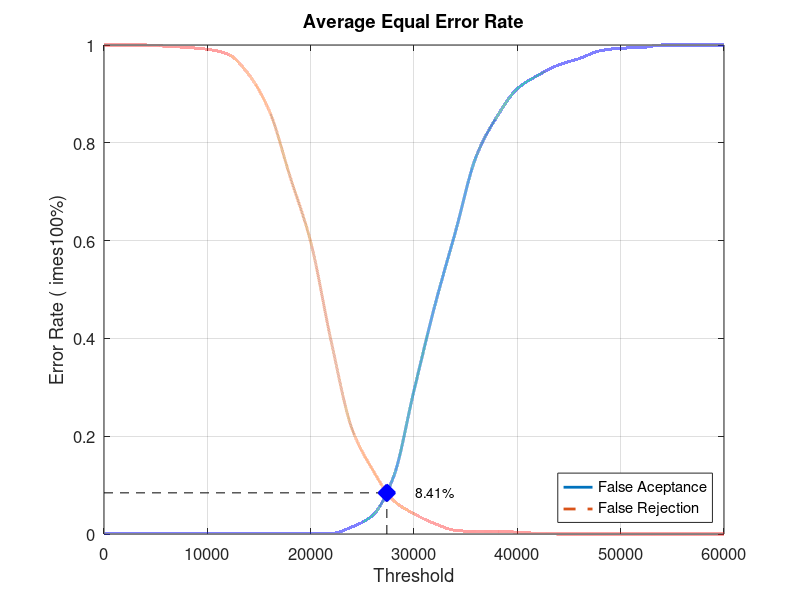
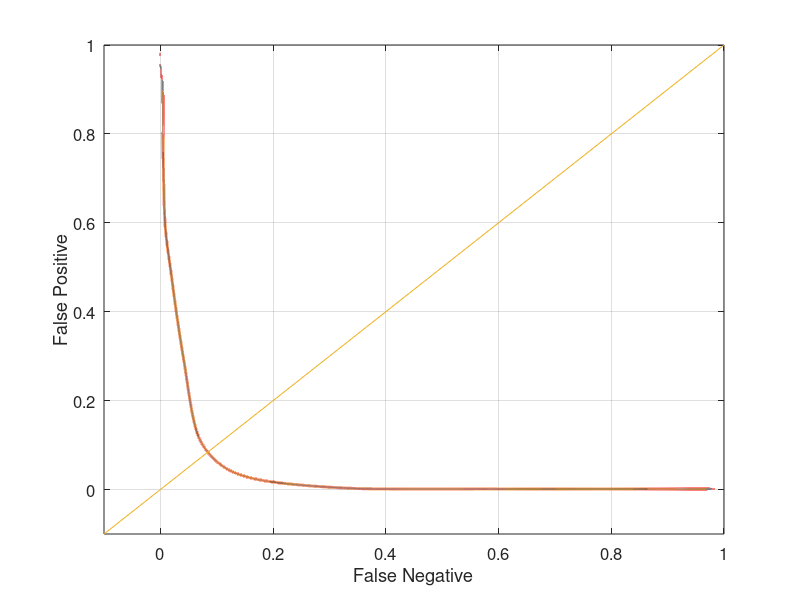

Recreate these plots in MATLAB, in order.
close all;
clear;
clc;
x = 0:2000:60000;
xq = 0:0.5:60000;

y0 = [0 0.00131579 0.00131579 0.00131579 0.00131579 0.00131579 0.00131579 0.00131579 0.00131579 0.00131579 0.00131579 0.00131579 0.0144737 0.0381579 0.115789 0.293421 0.465789 0.617105 0.771053 0.852632 0.910526 0.938158 0.959211 0.972368 0.988158 0.993421 0.994737 1 1 1 1]
yy0 = interp1(x, y0, xq, 'pchip');
y1 = [1 1 1 0.9975 0.995 0.99125 0.98125 0.94 0.865 0.73125 0.5975 0.3925 0.215 0.13125 0.06875 0.04125 0.02125 0.0075 0.005 0.005 0.00375 0.00125 0 0 0 0 0 0 0 0 0]
yy1 = interp1(x, y1, xq, 'pchip');

% Calculating EER: 
y2 = abs(y0 - y1);
find(y2 == min(y2))
yy2 = abs(yy0 - yy1);
xEER = find(yy2 == min(yy2));
xEERIndex = xq(xEER) % X-axis EER
yEER = yy0(xEER) % Y-axis EER

main = figure
plot(xq, yy0,'-','LineWidth', 2);	hold on
plot(xq, yy1,'--','LineWidth', 2);	hold on
plot([xEERIndex xEERIndex], [0 yEER], 'k--');	hold on
plot([0 xEERIndex], [yEER yEER], 'k--');	hold on
plot(xEERIndex, yEER, 'bx', 'LineWidth', 10);	hold on
text(xEERIndex + 10 * xEERIndex / 100, yEER, [num2str(round((10000 * yEER)) / 100) '%'])
legend('False Aceptance', 'False Rejection', 'Location', 'SouthEast')
xlabel('Threshold')
ylabel('Error Rate (	imes100%)')
title('Average Equal Error Rate')
set(gca, 'FontSize', 12)
axis([0 60000 0 1])
grid on

print(main, 'Experiment3AverageMain', '-dpng');
FNRxFPR = figure('Color', [1 1 1]);
plot(yy1, yy0, '-', yy1, yy0, 'LineWidth', 2);
hold on
y = -0.1:0.1:1
plot(y, y); 
set(gca, 'FontSize', 12)
xlabel('False Negative')
ylabel('False Positive')
axis([-0.1 1 -0.1 1])
set(gca, 'FontSize', 12)
grid on

print(FNRxFPR, 'Experiment3AverageFNRxFPR','-dpng');
